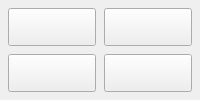
          <widget class="QWidget" name="edge_angle">
           <layout class="QVBoxLayout" name="verticalLayout_3">
            <property name="spacing">
             <number>4</number>
            </property>
            <property name="leftMargin">
             <number>0</number>
            </property>
            <property name="topMargin">
             <number>0</number>
            </property>
            <property name="rightMargin">
             <number>0</number>
            </property>
            <property name="bottomMargin">
             <number>0</number>
            </property>
            <item>
             <widget class="QWidget" name="widget_skew" native="true">
              <property name="sizePolicy">
               <sizepolicy hsizetype="Preferred" vsizetype="Preferred">
                <horstretch>0</horstretch>
                <verstretch>0</verstretch>
               </sizepolicy>
              </property>
              <property name="minimumSize">
               <size>
                <width>0</width>
                <height>0</height>
               </size>
              </property>
              <property name="maximumSize">
               <size>
                <width>16777215</width>
                <height>16777215</height>
               </size>
              </property>
              <property name="styleSheet">
               <string notr="true"/>
              </property>
              <layout class="QGridLayout" name="gridLayout_8">
               <property name="leftMargin">
                <number>8</number>
               </property>
               <property name="topMargin">
                <number>8</number>
               </property>
               <property name="rightMargin">
                <number>8</number>
               </property>
               <property name="bottomMargin">
                <number>8</number>
               </property>
               <property name="spacing">
                <number>8</number>
               </property>
               <item row="3" column="0">
                <widget class="QPushButton" name="probe_front_edge_angle">
                 <property name="sizePolicy">
                  <sizepolicy hsizetype="Preferred" vsizetype="Preferred">
                   <horstretch>0</horstretch>
                   <verstretch>0</verstretch>
                  </sizepolicy>
                 </property>
                 <property name="minimumSize">
                  <size>
                   <width>0</width>
                   <height>0</height>
                  </size>
                 </property>
                 <property name="maximumSize">
                  <size>
                   <width>16777215</width>
                   <height>16777215</height>
                  </size>
                 </property>
                 <property name="toolTip">
                  <string>Front edge angle</string>
                 </property>
                 <property name="text">
                  <string/>
                 </property>
                 <property name="icon">
                  <iconset>
                   <normalon>basic_probe_icons/front_edge_angle.png</normalon>
                  </iconset>
                 </property>
                 <property name="iconSize">
                  <size>
                   <width>100</width>
                   <height>100</height>
                  </size>
                 </property>
                 <property name="probe" stdset="0">
                  <string>probe_angle_yp</string>
                 </property>
                 <attribute name="buttonGroup">
                  <string notr="true">skew_buttonGroup</string>
                 </attribute>
                </widget>
               </item>
               <item row="3" column="1">
                <widget class="QPushButton" name="probe_right_edge_angle">
                 <property name="sizePolicy">
                  <sizepolicy hsizetype="Preferred" vsizetype="Preferred">
                   <horstretch>0</horstretch>
                   <verstretch>0</verstretch>
                  </sizepolicy>
                 </property>
                 <property name="minimumSize">
                  <size>
                   <width>0</width>
                   <height>0</height>
                  </size>
                 </property>
                 <property name="maximumSize">
                  <size>
                   <width>16777215</width>
                   <height>16777215</height>
                  </size>
                 </property>
                 <property name="toolTip">
                  <string>Right edge angle</string>
                 </property>
                 <property name="text">
                  <string/>
                 </property>
                 <property name="icon">
                  <iconset>
                   <normalon>basic_probe_icons/right_edge_angle.png</normalon>
                  </iconset>
                 </property>
                 <property name="iconSize">
                  <size>
                   <width>100</width>
                   <height>100</height>
                  </size>
                 </property>
                 <property name="probe" stdset="0">
                  <string>probe_angle_xm</string>
                 </property>
                 <attribute name="buttonGroup">
                  <string notr="true">skew_buttonGroup</string>
                 </attribute>
                </widget>
               </item>
               <item row="0" column="0">
                <widget class="QPushButton" name="probe_left_edge_angle">
                 <property name="sizePolicy">
                  <sizepolicy hsizetype="Preferred" vsizetype="Preferred">
                   <horstretch>0</horstretch>
                   <verstretch>0</verstretch>
                  </sizepolicy>
                 </property>
                 <property name="minimumSize">
                  <size>
                   <width>0</width>
                   <height>0</height>
                  </size>
                 </property>
                 <property name="maximumSize">
                  <size>
                   <width>16777215</width>
                   <height>16777215</height>
                  </size>
                 </property>
                 <property name="toolTip">
                  <string>Left edge angle</string>
                 </property>
                 <property name="text">
                  <string/>
                 </property>
                 <property name="icon">
                  <iconset>
                   <normalon>basic_probe_icons/left_edge_angle.png</normalon>
                  </iconset>
                 </property>
                 <property name="iconSize">
                  <size>
                   <width>100</width>
                   <height>100</height>
                  </size>
                 </property>
                 <property name="probe" stdset="0">
                  <string>probe_angle_xp</string>
                 </property>
                 <attribute name="buttonGroup">
                  <string notr="true">skew_buttonGroup</string>
                 </attribute>
                </widget>
               </item>
               <item row="0" column="1">
                <widget class="QPushButton" name="probe_back_edge_angle">
                 <property name="sizePolicy">
                  <sizepolicy hsizetype="Preferred" vsizetype="Preferred">
                   <horstretch>0</horstretch>
                   <verstretch>0</verstretch>
                  </sizepolicy>
                 </property>
                 <property name="minimumSize">
                  <size>
                   <width>0</width>
                   <height>0</height>
                  </size>
                 </property>
                 <property name="maximumSize">
                  <size>
                   <width>16777215</width>
                   <height>16777215</height>
                  </size>
                 </property>
                 <property name="toolTip">
                  <string>Back edge angle</string>
                 </property>
                 <property name="text">
                  <string/>
                 </property>
                 <property name="icon">
                  <iconset>
                   <normalon>basic_probe_icons/back_edge_angle.png</normalon>
                  </iconset>
                 </property>
                 <property name="iconSize">
                  <size>
                   <width>100</width>
                   <height>100</height>
                  </size>
                 </property>
                 <property name="probe" stdset="0">
                  <string>probe_angle_ym</string>
                 </property>
                 <attribute name="buttonGroup">
                  <string notr="true">skew_buttonGroup</string>
                 </attribute>
                </widget>
               </item>
              </layout>
             </widget>
            </item>
           </layout>
          </widget>
